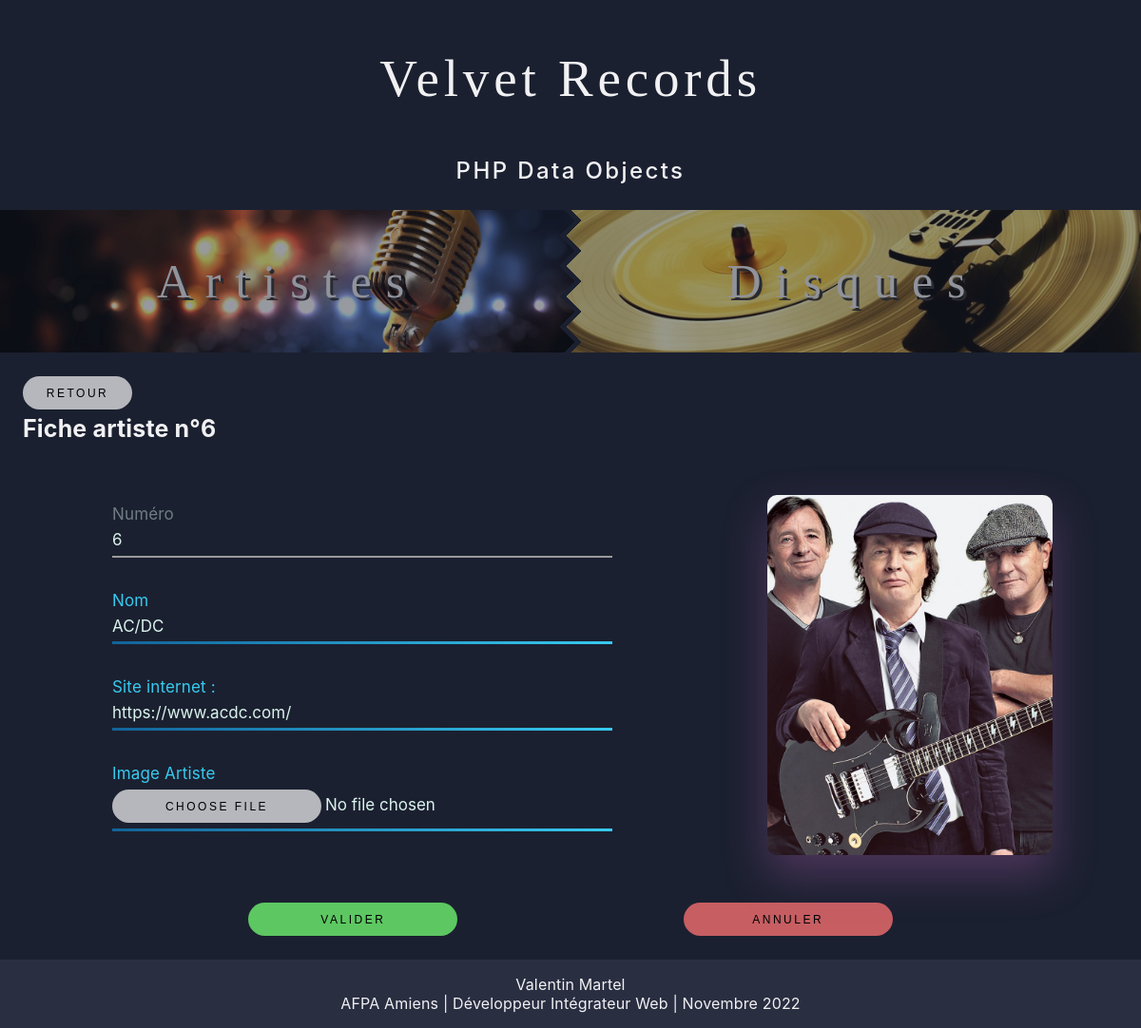
The page /tab_artists/artist_form.php?id=6 on the database its author committed.
### tables this page shows
CREATE TABLE IF NOT EXISTS `artist` (
  `artist_id` int(11) NOT NULL AUTO_INCREMENT,
  `artist_name` varchar(255) DEFAULT NULL,
  `artist_url` varchar(255) DEFAULT NULL,
  `artist_picture` varchar(255) DEFAULT NULL,
  PRIMARY KEY (`artist_id`)
);

### tab_artists/artist_form.php (the view, shortened to what this page needs)
<?php
    $db = connexionBase();
    $requete = $db->prepare("SELECT * FROM artist WHERE artist_id=?");
    $requete->execute(array($_GET["id"]));
    $myArtist = $requete->fetch(PDO::FETCH_OBJ);
?>
<!DOCTYPE html>
<html lang="fr">
<head>
    <link rel="stylesheet" type="text/css" media="screen" href="/back/serveur/php/PDO/assets/css/pages_content.css">
    <link rel="stylesheet" type="text/css" media="screen" href="/back/serveur/php/PDO/assets/css/artists_cards.css">
    <link rel="stylesheet" type="text/css" media="screen" href="/back/serveur/php/PDO/assets/css/inputs.css">
    <link rel="stylesheet" type="text/css" media="screen" href="/back/serveur/php/PDO/assets/css/buttons.css">
    <link rel="stylesheet" type="text/css" media="screen" href="/back/serveur/php/PDO/assets/css/forms.css">
</head>
<body>
    <?php include('../structure/header.php'); ?>
    <?php include('../structure/nav.php'); ?>
    <section class="container">
        <section class="sub_container debut retour">
            <h1>Fiche artiste n°<?= $myArtist->artist_id; ?></h1>
            <a href="javascript:history.go(-1)"><button type="back">Retour</button></a>
        </section>
        <form class="sub_container formulaire" id="artist_form" action="script_artist_modif.php" method="post" enctype="multipart/form-data">
            <section class="pochette">
                <div class="card card_artiste"
                        style="background: url('/back/serveur/php/PDO/assets/img/artist_pictures/<?php echo $myArtist->artist_picture ?>');
                                background-repeat: no-repeat;
                                background-size: auto 100%;
                                background-position: center center">
                </div>
            </section>
            <section class="datas">
                <div class="groupe g_id">
                    <input class="champs id" value="<?= $myArtist->artist_id ?>"
                        type="text" name="id" readonly>
                    <label class="label id" for="id">Numéro</label>
                </div>
                <div class="groupe g_nom">
                    <input class="champs nom" name="nom" value="<?= $myArtist->artist_name ?>"
                        placeholder="Nom" type="text" required readwrite>
                    <label class="label nom" for="nom">Nom</label>
                </div>
                <div class="groupe g_url">
                    <input class="champs url" name="url" value="<?= $myArtist->artist_url ?>"
                        placeholder="Url" type="text" required readwrite>
                    <label class="label url" for="url">Site internet :</label>
                </div>
                <div class="groupe g_image">
                    <input class="champs image" type="file" name="image" readwrite>
                    <label class="label image" for="image">Image Artiste</label>
                </div>
            </section>
        </form>
        <section class="sub_container wrap">
            <button class="valider" type="submit" form="artist_form">Valider</button>
            <button class="supprimer" type="reset" form="artist_form">Annuler</button>
        </section>
    </section>
    <?php include('../structure/footer.php'); ?>
</body>
</html>

### assets/css/pages_content.css (style rules this page uses)
html { -webkit-font-smoothing: antialiased; box-sizing: border-box; text-size-adjust: 100%; }
body { margin: 0px; min-width: 345px; color: rgb(241, 241, 243); background-color: rgb(27, 32, 48); font-family: Inter, Arial; font-weight: 400; font-size: 1rem; letter-spacing: 0.01rem; text-decoration: none; }
a { width: fit-content; text-decoration: none; color: rgba(111,179,194,1); transition: color 0.125s linear; -webkit-transition: color 0.1s linear; }
h1 { font-size: 25px; margin-top: 5px; margin-bottom: 5px; }
.container { width: 100%; margin-left: auto; box-sizing: border-box; margin-right: auto; display: block; }
.sub_container { margin-top: 25px; margin-bottom: 25px; }
@media screen and (min-width: 960px) { .container { padding-left: 57px; padding-right: 57px; } }
@media screen and (min-width: 960px) { .retour { display: flex; flex-direction: column-reverse; justify-content: space-between; } }
@media screen and (min-width: 640px) { .container { padding-left: 32px; padding-right: 32px; } }
@media screen and (min-width: 0px) { .container { padding-left: 24px; padding-right: 24px; max-width: 100%; } }

### assets/css/artists_cards.css (style rules this page uses)
.card { margin-top: 25px; margin-bottom: 25px; height: 379px; width: 300px; border-radius: 10px; transition: all 0.8s; overflow: hidden; background: black; box-shadow: 0 70px 63px -60px #111; display: flex; justify-content: center; align-items: center; position: relative; border: none; }

### assets/css/inputs.css (style rules this page uses)
.groupe { position: relative; padding: 20px 0 0; margin-top: 10px; width: 100%; min-width: fit-content; }
.champs { font-family: inherit; width: 100%; border: none; border-bottom: 2px solid #9b9b9b; outline: 0; font-size: 17px; color: rgb(218, 244, 237); padding: 7px 0; background: transparent; transition: border-color 0.2s; }
.champs::placeholder { color: transparent; }
.label { position: absolute; top: 0; display: block; transition: 0.2s; font-size: 17px; color: rgba(218, 244, 237, 0.443); pointer-events: none; }
.champs[readwrite] { padding-bottom: 6px; border-width: 3px; border-image: linear-gradient(to right, #116399, #38caef); border-image-slice: 1; }
.champs[readwrite] ~ .label { color: #38caef; }
.champs:required, .champs:invalid { box-shadow: none; }

### assets/css/buttons.css (style rules this page uses)
.wrap { display: flex; flex-direction: row; justify-content: space-evenly; }
.debut button { width: 500px; height: 35px; font-size: 12px; }
button, input::file-selector-button { width: 220px; height: 35px; font-size: 12px; text-transform: uppercase; letter-spacing: 2.5px; font-weight: 500; color: black; background-color: rgba(241, 241, 243, 0.72); border: none; border-radius: 45px; transition: all 0.3s ease 0s; cursor: pointer; outline: none; }
.supprimer { background-color: rgba(255, 115, 115, 0.75); }
.valider { background-color: rgba(115, 255, 115, 0.75); }
.retour button { width: 115px; }

### assets/css/forms.css (style rules this page uses)
.formulaire { display: flex; flex-direction: row-reverse; justify-content: space-around; }
.datas { display: grid; padding: 25px; width: 50%; }
.card_artiste { margin-top: 25px; margin-bottom: 25px; height: 379px; width: 300px; border-radius: 10px; transition: all 0.8s; overflow: hidden; background: black; box-shadow: 0 70px 63px -60px #111; display: flex; justify-content: center; align-items: center; position: relative; border: none; box-shadow: 0 20px 45px rgba(156,85,156,0.4); }

### rows shown on the page
artist: artist_id "6", artist_picture (picture), id "6", nom "AC/DC", url "https://www.acdc.com/"
